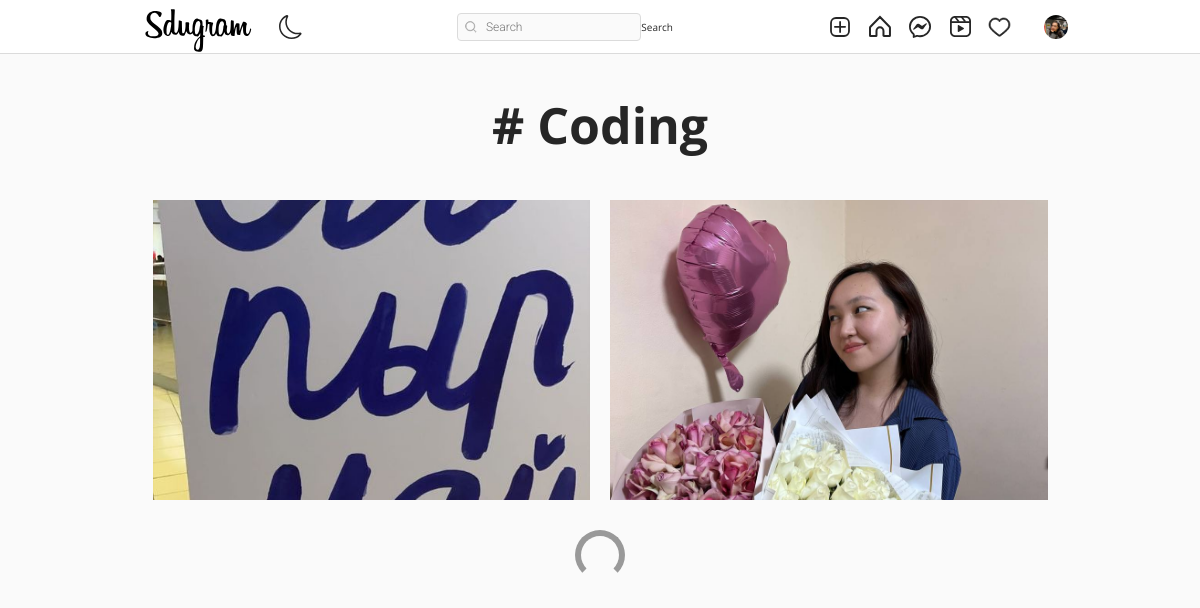
Page /tag/4f7cdfc0-b67b-11ec-b94b-ecf4bb0b97d4 (signed in) on the committed database.
### authy/models.py (models this page shows, shortened)
class Profile(models.Model):
    user = models.OneToOneField(User, related_name='profile', on_delete=models.CASCADE)
    image = models.ImageField(upload_to="profile_pciture", null=True, default="default.jpg")
    first_name = models.CharField(max_length=200, null=True, blank=True)
    last_name = models.CharField(max_length=200, null=True, blank=True)
    bio = models.CharField(max_length=200, null=True, blank=True)
    location = models.CharField(max_length=200, null=True, blank=True)
    url = models.URLField(max_length=200, null=True, blank=True)
    favourite = models.ManyToManyField(Post, blank=True)

### post/models.py (models this page shows, shortened)
class Tag(models.Model):
    title = models.CharField(max_length=75, verbose_name='Tag')
    slug = models.SlugField(null=False, unique=True, default=uuid.uuid1)
    class Meta:
        verbose_name = 'Tag'
        verbose_name_plural = 'Tags'

class Post(models.Model):
    id = models.UUIDField(primary_key=True, default=uuid.uuid4, editable=False)
    picture = models.ImageField(upload_to=user_directory_path, verbose_name="Picture")
    caption = models.CharField(max_length=10000, verbose_name="Caption")
    posted = models.DateField(auto_now_add=True)
    tags = models.ManyToManyField(Tag, related_name="tags")
    user = models.ForeignKey(User, on_delete=models.CASCADE)
    likes = models.IntegerField(default=0)
    def get_absolute_url(self):
        return reverse("post-details", args=[str(self.id)])

### post/views.py (the view)
# urls.py: path('tag/<slug:tag_slug>', Tags, name='tags'),
@login_required
def Tags(request, tag_slug):
    tag = get_object_or_404(Tag, slug=tag_slug)
    posts = Post.objects.filter(tags=tag).order_by('-posted')
    context = {
        'posts': posts,
        'tag': tag
    }
    return render(request, 'tag.html', context)

### templates/tag.html (shortened to what this page needs)
{% extends 'base.html' %}
{% load static %}
{% load crispy_forms_tags %}
{% block content %}
<!DOCTYPE html>
<html lang="en">
<head>
    <link rel="stylesheet" href="{% static 'assets3/css/reset.css' %}">
    <link rel="stylesheet" href="{% static 'assets3/css/styles.css' %}">
    <link rel="stylesheet" href="https://use.fontawesome.com/releases/v5.2.0/css/all.css">
</head>
<body>
    <header>
        <div>
         <h1 style="font-size: 50px; margin-top: 100px; text-align:center; font-weight: bold; margin-bottom: 50px;">#{{tag.title|title}}</h1>
        </div>
    </header>
    <main>
        <div class="container">
            <div class="gallery">
                {% for post in posts %}
                <a href="{{post.get_absolute_url}}"><div class="gallery-item" tabindex="0">
                    <img src="{{ post.picture.url }}" class="gallery-image" alt="" style="width: 500px; height: 300px; object-fit: cover;">
                </div></a>
                {% endfor %}
            </div>
            <div class="loader"></div>
        </div>
    </main>
{% endblock content %}

### templates/base.html (shortened to what this page needs)
{% load static %}
<!DOCTYPE html>
<html lang="en">
<head>
    <link rel="stylesheet" href="https://cdn.jsdelivr.net/npm/bootstrap-icons@1.8.1/font/bootstrap-icons.css">
    <link href="https://cdn.jsdelivr.net/npm/bootstrap@5.1.3/dist/css/bootstrap.min.css" rel="stylesheet">
    <link rel="stylesheet" type="text/css" href="{% static 'assets1/style.css' %}">
</head>
<body>
    <header class="header">
        <nav class="header__content">
            <div class="header__buttons">
                <a href="{% url 'index' %}" class="header__home">
                    <!DOCTYPE svg PUBLIC "-//W3C//DTD SVG 20010904//EN"
                     "http://www.w3.org/TR/2001/REC-SVG-20010904/DTD/svg10.dtd">
                </a>
                <button class="header__theme-button" title="Toggle Theme">
                </button>
            </div>
            <form action="{% url 'search-users' %}" method="GET">
                <div class="header__search">
                    <input type="text" placeholder="Search" name="q" value="{{ request.GET.q }}">
                    <button class="btn btn-primary" type="submit">Search</button>
                </div>
            </form>
            <div class="header__buttons header__buttons--desktop">
                <a href="{% url 'newpost' %}">
                </a>
                <a href="{% url 'index' %}">
                </a>
                <a href="{% url 'message' %}">
                </a>
                <a href="#">
                </a>
                <span>
                    <a href="{% url 'show-notification' %}">
                    </a>
                </span>
                <a href="">
                    <button class="profile-button">
                        <a href="{% url 'profile' request.user %}">
                            <div class="profile-button__picture">
                                <img src="{{request.user.profile.image.url}}" alt="User Picture">
                            </div>
                        </a>
                    </button>
                </a>
            </div>
        </nav>
    </header>
    {% block content %}
    {% endblock content %}
</body>
</html>

### static/assets1/style.css (style rules this page uses)
*, *::after, *::before { box-sizing: border-box; margin: 0; padding: 0; }
*, button, input, select, textarea { font-family: 'Roboto', sans-serif; }
:root { --primary: hsl(0, 0%, 100%); --secondary: hsl(0, 0%, 98%); --border: hsl(0, 0%, 86%); --story-border: hsl(0, 0%, 78%); --img-border: hsla(0, 0%, 0%, 0.1); --text-dark: hsl(0, 0%, 15%); --text-light: hsl(0, 0%, 60%); --like: hsl(355, 82%, 61%); --link: hsl(204, 100%, 48%); --header-height: 44px; --nav-height: 44px; }
body { min-height: 100vh; display: flex; flex-direction: column; overflow-y: auto; }
svg { display: block; }
img { max-width: 100%; }
.header { width: 100%; height: var(--header-height); background-color: var(--primary); display: flex; justify-content: center; position: fixed; top: 0; left: 0; z-index: 2; }
.header::after { content: ''; position: absolute; bottom: 0; width: 100%; height: 1px; background-color: var(--border); }
.header__content { width: 100%; max-width: 975px; padding: 0 14px; display: flex; justify-content: space-between; align-items: center; }
.header__home { margin-top: 5px; }
.header__theme-button { background-color: transparent; border: none; cursor: pointer; }
.header__theme-button-moon { display: unset; }
.header__search { width: 216px; height: 28px; display: none; align-items: center; position: relative; }
.header__search svg { width: 12px; height: 12px; position: absolute; left: 8px; }
.header__search input { width: 100%; height: 100%; background-color: var(--secondary); padding: 4px 10px 4px 28px; border: 1px solid var(--border); border-radius: 4px; outline: none; font-size: 12px; font-weight: 300; text-decoration: none; color: var(--text-light); text-overflow: ellipsis; overflow: hidden; white-space: nowrap; }
.header__buttons { display: flex; align-items: center; gap: 16px; }
.profile-button { background-color: transparent; border: none; outline: none; cursor: pointer; position: relative; }
.profile-button__picture { width: 24px; height: 24px; border-radius: 50%; overflow: hidden; position: relative; }
.profile-button__picture::after { content: ''; position: absolute; top: 0; bottom: 0; left: 0; right: 0; border: 1px solid var(--img-border); border-radius: 50%; }
@media (min-width: 768px) { :root { --header-height: 54px; --nav-height: 0px; } }
@media (min-width: 768px) { .header__content { padding: 0 20px; } }
@media (min-width: 768px) { .header__search { display: flex; } }

### static/assets3/css/styles.css (style rules this page uses)
:root { font-size: 10px; }
*, *::before, *::after { box-sizing: border-box; }
body { font-family: "Open Sans", Arial, sans-serif; min-height: 100vh; background-color: #fafafa; color: #262626; padding-bottom: 3rem; }
img { display: block; }
.container { max-width: 93.5rem; margin: 0 auto; padding: 0 2rem; }
.btn { display: inline-block; font: inherit; background: none; border: none; color: inherit; padding: 0; cursor: pointer; }
.gallery { display: flex; flex-wrap: wrap; margin: -1rem -1rem; padding-bottom: 3rem; }
.gallery-item { position: relative; flex: 1 0 22rem; margin: 1rem; color: #fff; cursor: pointer; }
.gallery-image { width: 100%; height: 100%; object-fit: cover; }
.loader { width: 5rem; height: 5rem; border: 0.6rem solid #999; border-bottom-color: transparent; border-radius: 50%; margin: 0 auto; animation: loader 500ms linear infinite; }

### rows in the picture
Tag: title "Coding"
Post: picture (picture)
Post: picture (picture)
